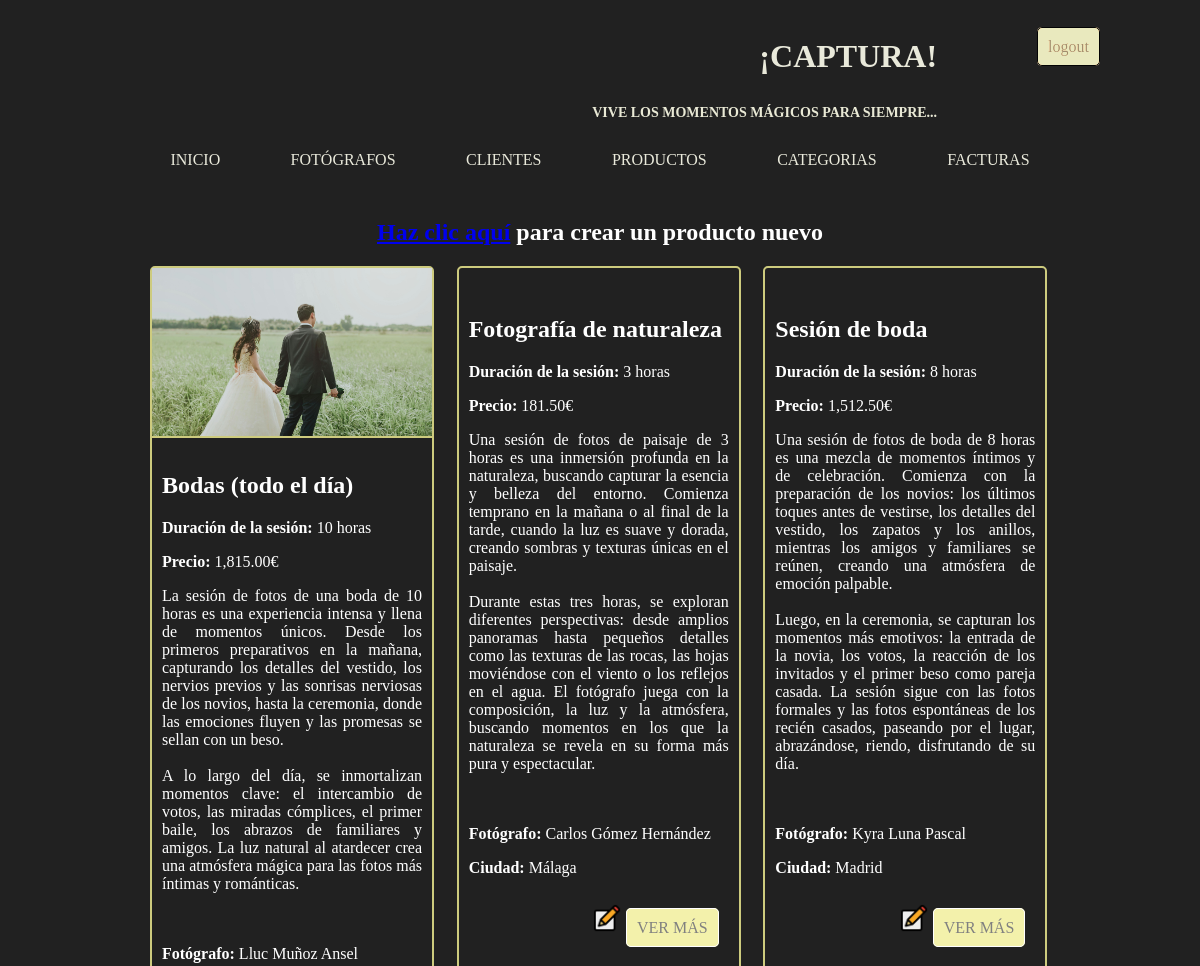
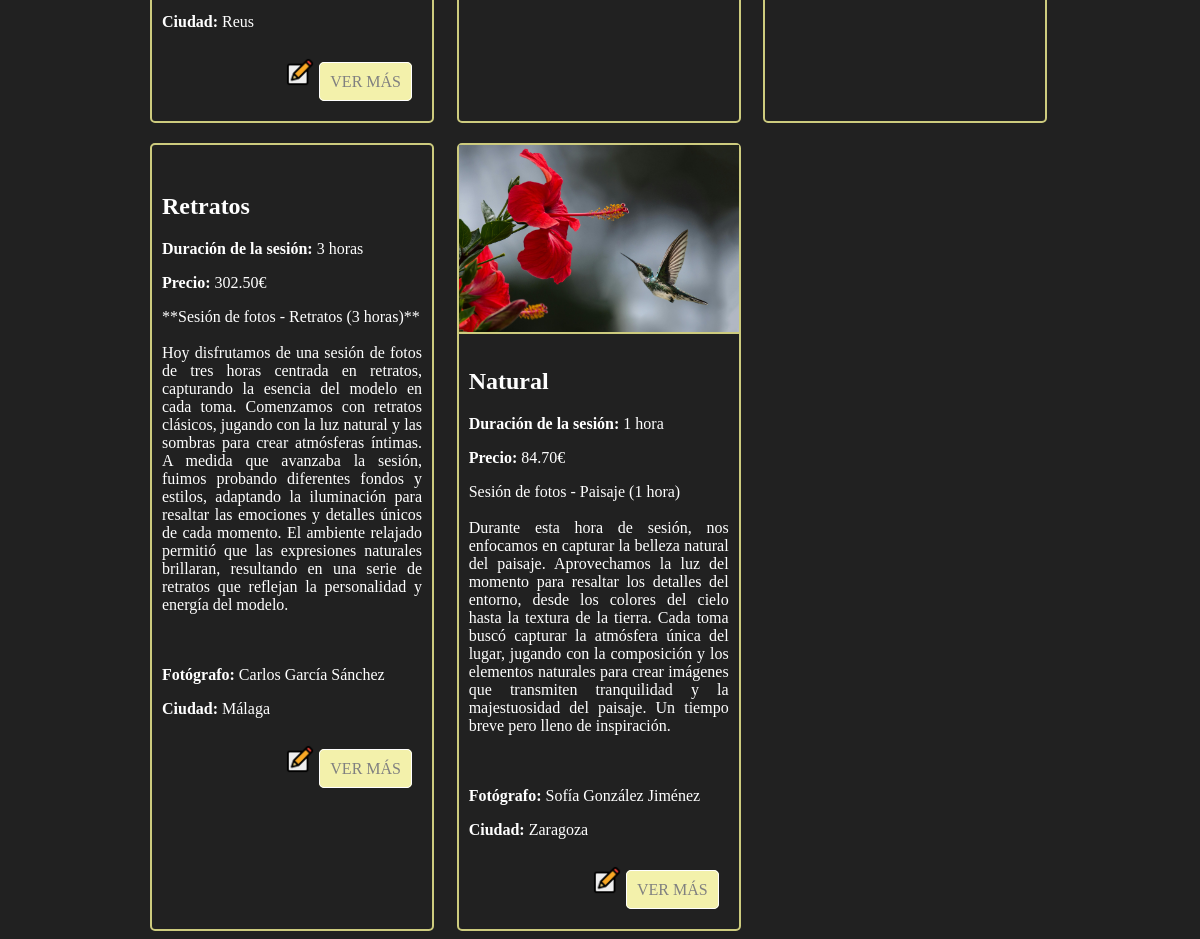
The page /productos/listaProductos.php (signed in) on the database its author committed (2 pictures, top to bottom).
### tables this page shows
CREATE TABLE IF NOT EXISTS `productos` (
  `product_id` int NOT NULL AUTO_INCREMENT,
  `nombre_p` varchar(50) NOT NULL,
  `duracion` varchar(20) NOT NULL,
  `descripcion` text NOT NULL,
  `pve` int NOT NULL,
  `fecha_crea_p` timestamp NOT NULL DEFAULT CURRENT_TIMESTAMP,
  `fecha_mod_p` timestamp NOT NULL DEFAULT CURRENT_TIMESTAMP ON UPDATE CURRENT_TIMESTAMP,
  PRIMARY KEY (`product_id`)
);

CREATE TABLE IF NOT EXISTS `fotos` (
  `foto_id` int NOT NULL AUTO_INCREMENT,
  `nombre_foto` varchar(50) NOT NULL,
  `imagen1` varchar(255) NOT NULL,
  `imagen2` varchar(255) NOT NULL,
  `imagen3` varchar(255) NOT NULL,
  `imagen4` varchar(255) NOT NULL,
  `imagen5` varchar(255) NOT NULL,
  `fecha_crea_foto` timestamp NOT NULL DEFAULT CURRENT_TIMESTAMP,
  `fecha_mod_foto` timestamp NOT NULL DEFAULT CURRENT_TIMESTAMP ON UPDATE CURRENT_TIMESTAMP,
  PRIMARY KEY (`foto_id`)
);

CREATE TABLE IF NOT EXISTS `fotografos` (
  `fotografo_id` int NOT NULL AUTO_INCREMENT,
  `nombre_f` varchar(50) NOT NULL,
  `apellido1_f` varchar(50) NOT NULL,
  `apellido2_f` varchar(50) DEFAULT NULL,
  `nombre_empresa` varchar(100) NOT NULL,
  `nif` varchar(15) NOT NULL,
  `direccion_calle_f` varchar(100) NOT NULL,
  `postcode_f` varchar(10) NOT NULL,
  `ciudad_f` varchar(50) NOT NULL,
  `descripcion_f` text NOT NULL,
  `foto_perfil` varchar(100) DEFAULT NULL,
  `telefono_f` varchar(15) NOT NULL,
  `email_f` varchar(50) NOT NULL,
  `pass_f` varchar(255) NOT NULL,
  `rol` varchar(10) NOT NULL,
  `fecha_crea_f` timestamp NOT NULL DEFAULT CURRENT_TIMESTAMP,
  `fecha_mod_f` timestamp NOT NULL DEFAULT CURRENT_TIMESTAMP ON UPDATE CURRENT_TIMESTAMP,
  PRIMARY KEY (`fotografo_id`)
);

### captura/gestion_productos.php (called while the page is built, shortened)
<?php
function getProductos() {
    $conexion = conectar();
    if($conexion->errno){
        echo "<pre>$conexion->error</pre>";
    } else {
        $productos = $conexion->query("SELECT p.*, f.*, fotos.*, cat.nombre_cat FROM productos p INNER JOIN prod_fot_cat pfc ON pfc.product_id = p.product_id INNER JOIN fotografos f ON f.fotografo_id = pfc.fotografo_id INNER JOIN fotos ON fotos.foto_id = pfc.foto_id INNER JOIN categorias cat ON cat.categoria_id = pfc.categoria_id");
    }
    return $productos;
}

### funciones/calcularPrecios.php (called while the page is built, shortened)
<?php
function precioConIva($pve) {
    $precioTotal = $pve * 1.21;
    $precioTotal = number_format($precioTotal, 2);
    return $precioTotal;
}

### productos/listaProductos.php (the view, shortened to what this page needs)
<!DOCTYPE html>
<html lang="es">
<head>
    <link rel="stylesheet" type="text/css" href="">
    <link rel="stylesheet" type="text/css" href="../header/header.css">
    <link rel="stylesheet" type="text/css" href="CSS/listaProductos.css">
</head>
<body>
    <?php
    include "../header/header.php";
    require "../captura/gestion_productos.php";
    require "../funciones/calcularPrecios.php";
    if(isset($_SESSION['validacion']) && $_SESSION['validacion']['rol'] == "administrador") {
        $productosDB = getProductos();
        $productos = [];
        foreach($productosDB as $i => $producto){
            array_push($productos, $producto);
        }
    } else if (isset($_SESSION['validacion']) && $_SESSION['validacion']['rol'] == "fotografo") {
        $email = $_SESSION['validacion']['email'];
        $fotografo_id = getFotografoId($email);
        foreach($fotografo_id as $i => $fvalor){
            $fotografo_id = $fvalor;
        }
        $fotografo_id = implode($fotografo_id);
        $productosDB = getProductosAll($fotografo_id);
        $productos = [];
        foreach($productosDB as $i => $producto){
            array_push($productos, $producto);
        }
    } else {
        header("location: ../index.php");
        exit();
    }
    if(isset($_SESSION['validacion']) && $_SESSION['validacion']['rol'] == ("administrador" || "fotografo")){ ?>
        <div id="div_crear">
            <h2><a href="crearProducto.php">Haz clic aquí</a> para crear un producto nuevo</h2>
        </div>
    <?php } ?>
        <div id="container">
            <?php
            foreach($productos as $i => $producto){?>
                <div class="div_ficha_producto">
                    <div>
                        <img src="<?php echo $producto['imagen1'] ?>" alt="" class="img_div_ficha">
                    </div>
                    <div class="ficha_producto_info">
                        <h2><?php echo $producto['nombre_p']?></h2>
                        <p><strong>Duración de la sesión: </strong><?php echo $producto['duracion']?></p>
                        <p><strong>Precio: </strong><?php echo precioConIva($producto['pve'])?>€</p>
                        <p class="producto_descripcion"><?php echo $producto['descripcion']?></p>
                    </div>
                    <div class="ficha_producto_info">
                        <p><strong>Fotógrafo: </strong><?php echo $producto['nombre_f'] . " " . $producto['apellido1_f'] . " " . $producto['apellido2_f']?></p>
                        <p><strong>Ciudad: </strong><?php echo $producto['ciudad_f']?></p>
                    </div>
                    <div class="div_btn_redirigir">
                        <a href="editarProducto.php?product_id=<?php echo $producto['product_id'] ?>" class="enlace_edit_icon">
                            <img src="../img/edit_icon.png" class="edit_icon" alt="">
                        </a>
                        <a href="../fotografos/fotografoCat?fotografo_id=<?php echo $producto['fotografo_id']?>" class="btn_ver_fotografo">VER MÁS</a>
                    </div>
                </div>
            <?php } ?>
        </div>
</body>
</html>

### header/header.php (shortened to what this page needs)
<?php
if(isset($_SESSION['validacion']['rol']) && $_SESSION['validacion']['rol'] == "administrador") { ?>
    <header id="encabezado">
        <div id="header_arriba">
            <div>
                <h1 id="titulo">¡Captura!</h1>
                <h2 id="subtitulo">Vive los momentos mágicos para siempre...</h2>
            </div>
            <div id="header_login">
                <div><a href="../login/logout.php" class="btn_login">logout</a></div>
            </div>
        </div>
            <nav id="navbar">
                <ul id="navbarLista">
                    <li><a href="../index.php" class="navEnlace">Inicio</a></li>
                    <li><a href="../fotografos/listaFotografos.php" class="navEnlace">Fotógrafos</a></li>
                    <li><a href="../clientes/listaClientes.php" class="navEnlace">Clientes</a></li>
                    <li><a href="../productos/listaProductos.php" class="navEnlace">Productos</a></li>
                    <li><a href="../categorias/listaCategorias.php" class="navEnlace">Categorias</a></li>
                    <li><a href="../pedidos/listaPedidos.php" class="navEnlace">Facturas</a></li>
                </ul>
            </nav>
    </header>
<?php } else if (isset($_SESSION['validacion']['rol']) && $_SESSION['validacion']['rol'] == "fotografo") { ?>
    <header id="encabezado">
        <div id="header_arriba">
            <div>
                <h1 id="titulo">¡Captura!</h1>
                <h2 id="subtitulo">Vive los momentos mágicos para siempre...</h2>
            </div>
            <div id="header_login">
                <button class="btn" id="btnDropdown" onclick="toggleMostrar()">
                    <img src="../img/menu_icon.png" alt="">
                </button>
                <div class="dropdown" id="dropdownMenu">
                    <a href="../fotografos/perfilFotografo.php" class="dropdownEnlace">Mi perfil</a>
                    <a href="../productos/listaProductos.php" class="dropdownEnlace">Mis productos</a>
                    <a href="../pedidos/listaPedidos.php" class="dropdownEnlace">Mis facturas</a>
                    <a href="../login/logout.php" class="dropdownEnlace">logout</a>
                </div>
            </div>
        </div>
            <nav id="navbar">
                <ul id="navbarLista">
                    <li><a href="../index.php" class="navEnlace">Inicio</a></li>
                    <li><a href="../productos/listaProductos.php" class="navEnlace">Mis productos</a></li>
                    <li><a href="../pedidos/listaPedidos.php" class="navEnlace">Mis facturas</a></li>
                </ul>
            </nav>
    </header>
<?php } else if(isset($_SESSION['validacion']['rol']) && $_SESSION['validacion']['rol'] == "usuario")  { ?>
        <header id="encabezado">
        <div id="header_arriba">
            <div>
                <h1 id="titulo">¡Captura!</h1>
                <h2 id="subtitulo">Vive los momentos mágicos para siempre...</h2>
            </div>
            <div id="header_login">
                <button class="btn" id="btnDropdown" onclick="toggleMostrar()">
                    <img src="../img/menu_icon.png" alt="">
                </button>
                <div class="dropdown" id="dropdownMenu">
                    <a href="../clientes/verCliente.php" class="dropdownEnlace">Mi perfil</a>
                    <a href="../pedidos/listaPedidos.php" class="dropdownEnlace">Mis pedidos</a>
                    <a href="../login/logout.php" class="dropdownEnlace">logout</a>
                </div>
            </div>
        </div>
        <nav id="navbar">
            <ul id="navbarLista">
                <li><a href="../index.php" class="navEnlace">Fotógrafos</a></li>
                <li><a href="../clientes/verCliente.php" class="navEnlace">Mi perfil</a></li>
            </ul>
        </nav>
    </header>
<?php } ?>

### header/header.css (style rules this page uses)
body { background-color: rgb(33, 33, 33); color: white; }
#encabezado { width: 1000px; margin: 0px auto; padding-top: 30px; background-size: cover; opacity: 90%; filter: sepia(); }
#header_arriba { display: grid; grid-template-columns: 12fr 1fr; }
#header_login { display: grid; grid-template-rows: 1fr 1fr; }
.btn_login { margin-left: 50px; padding: 10px; text-decoration: none; text-align: center; border: 1px solid black; color: grey; background-color: rgb(214, 224, 233); border-radius: 5px; }
#titulo { margin: 0px auto; margin-bottom: 30px; margin-right: 50px; text-align: right; text-transform: uppercase; color: white; }
#subtitulo { font-size: 14px; margin: 0px auto; margin-bottom: 30px; margin-right: 50px; text-align: right; text-transform: uppercase; color: rgb(253, 247, 247); }
#navbarLista { margin: 0px; padding: 0px; display: flex; justify-content: space-evenly; }
li { margin: 0px; padding: 0px; list-style: none; padding-bottom: 30px; }
.navEnlace { margin: 0px; padding: 0px; text-decoration: none; display: inline; color: white; text-transform: uppercase; }

### productos/CSS/listaProductos.css (style rules this page uses)
#div_crear { width: 900px; margin: 0px auto; text-align: center; }
#container { width: 900px; margin: 0px auto; display: grid; grid-template-columns: 1fr 1fr 1fr; grid-gap: 20px; }
.div_ficha_producto { width: 280px; border: 2px solid rgb(205, 203, 126); border-radius: 5px; }
.img_div_ficha { width: 100%; object-fit: cover; border-bottom: 2px solid rgb(205, 203, 126); }
.ficha_producto_info { padding: 10px; }
.producto_descripcion { white-space: pre-line; text-align: justify; }
.div_btn_redirigir { text-align: right; padding-bottom: 30px; }
.btn_ver_fotografo { display: inline; padding: 10px; margin-right: 20px; margin-top: -20px; text-decoration: none; text-align: center; border: 1px solid white; color: grey; background-color: rgb(243, 241, 171); border-radius: 5px; }
.enlace_edit_icon { text-decoration: none; }
.edit_icon { width: 30px; height: 30px; }

### rows shown on the page
productos: fotos.imagen1 (picture), nombre_p "Bodas (todo el día)", duracion "10 horas", pve "1,815.00", descripcion "La sesión de fotos de una boda de 10 horas es una experiencia intensa y llena de momentos únicos. Desde los primeros preparativos en la mañana, capturando los detalles del vestido, los nervios previos y las sonrisas nerviosas de los novios, hasta la ceremonia, donde las emociones fluyen y las promesas se sellan con un beso. A lo largo del día, se inmortalizan momentos clave: el intercambio de votos, las miradas cómplices, el primer baile, los abrazos de familiares y amigos. La luz natural al atardecer crea una atmósfera mágica para las fotos más íntimas y románticas.", fotografos.nombre_f "Lluc", fotografos.apellido1_f "Muñoz", fotografos.apellido2_f "Ansel", fotografos.ciudad_f "Reus"
productos: nombre_p "Fotografía de naturaleza", duracion "3 horas", pve "181.50", descripcion "Una sesión de fotos de paisaje de 3 horas es una inmersión profunda en la naturaleza, buscando capturar la esencia y belleza del entorno. Comienza temprano en la mañana o al final de la tarde, cuando la luz es suave y dorada, creando sombras y texturas únicas en el paisaje. Durante estas tres horas, se exploran diferentes perspectivas: desde amplios panoramas hasta pequeños detalles como las texturas de las rocas, las hojas moviéndose con el viento o los reflejos en el agua. El fotógrafo juega con la composición, la luz y la atmósfera, buscando momentos en los que la naturaleza se revela en su forma más pura y espectacular.", fotografos.nombre_f "Carlos", fotografos.apellido1_f "Gómez", fotografos.apellido2_f "Hernández", fotografos.ciudad_f "Málaga"
productos: nombre_p "Sesión de boda", duracion "8 horas", pve "1,512.50", descripcion "Una sesión de fotos de boda de 8 horas es una mezcla de momentos íntimos y de celebración. Comienza con la preparación de los novios: los últimos toques antes de vestirse, los detalles del vestido, los zapatos y los anillos, mientras los amigos y familiares se reúnen, creando una atmósfera de emoción palpable. Luego, en la ceremonia, se capturan los momentos más emotivos: la entrada de la novia, los votos, la reacción de los invitados y el primer beso como pareja casada. La sesión sigue con las fotos formales y las fotos espontáneas de los recién casados, paseando por el lugar, abrazándose, riendo, disfrutando de su día.", fotografos.nombre_f "Kyra", fotografos.apellido1_f "Luna", fotografos.apellido2_f "Pascal", fotografos.ciudad_f "Madrid"
productos: nombre_p "Retratos", duracion "3 horas", pve "302.50", descripcion "**Sesión de fotos - Retratos (3 horas)** Hoy disfrutamos de una sesión de fotos de tres horas centrada en retratos, capturando la esencia del modelo en cada toma. Comenzamos con retratos clásicos, jugando con la luz natural y las sombras para crear atmósferas íntimas. A medida que avanzaba la sesión, fuimos probando diferentes fondos y estilos, adaptando la iluminación para resaltar las emociones y detalles únicos de cada momento. El ambiente relajado permitió que las expresiones naturales brillaran, resultando en una serie de retratos que reflejan la personalidad y energía del modelo.", fotografos.nombre_f "Carlos", fotografos.apellido1_f "García", fotografos.apellido2_f "Sánchez", fotografos.ciudad_f "Málaga"
productos: fotos.imagen1 (picture), nombre_p "Natural", duracion "1 hora", pve "84.70", descripcion "Sesión de fotos - Paisaje (1 hora) Durante esta hora de sesión, nos enfocamos en capturar la belleza natural del paisaje. Aprovechamos la luz del momento para resaltar los detalles del entorno, desde los colores del cielo hasta la textura de la tierra. Cada toma buscó capturar la atmósfera única del lugar, jugando con la composición y los elementos naturales para crear imágenes que transmiten tranquilidad y la majestuosidad del paisaje. Un tiempo breve pero lleno de inspiración.", fotografos.nombre_f "Sofía", fotografos.apellido1_f "González", fotografos.apellido2_f "Jiménez", fotografos.ciudad_f "Zaragoza"
